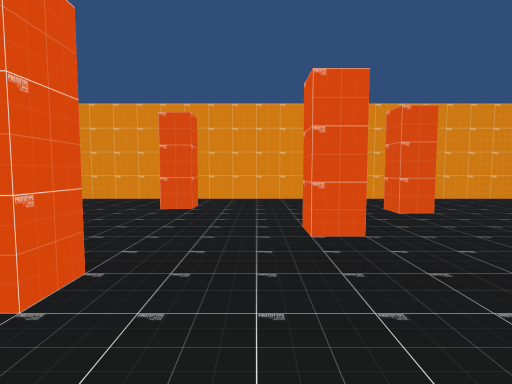
[1] (above)

13 first-person views from a walk through a scene from a Unity 3-D project. The camera is 1.2 m above the floor, tilts 4° down and sees 80° across. The floor is counted in squares, 2 m on a side. Each view is taken from the middle of a square. On the plan, view 1 faces up. The plan holds only what a view shows up to about 9 squares ahead; the rest is blank. Some animated figures are left out.

[2]
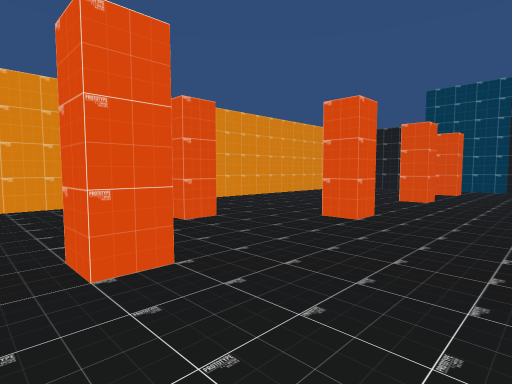

[3]
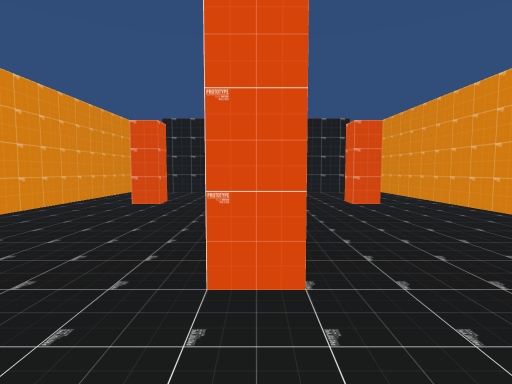

[4]
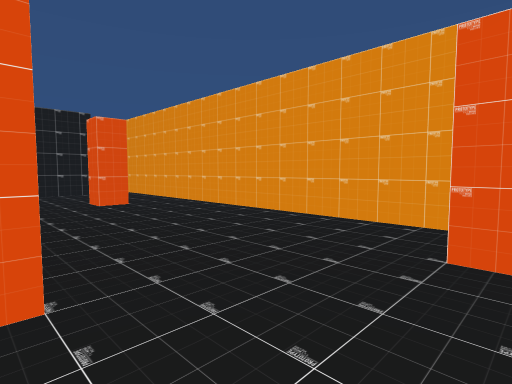

[5]
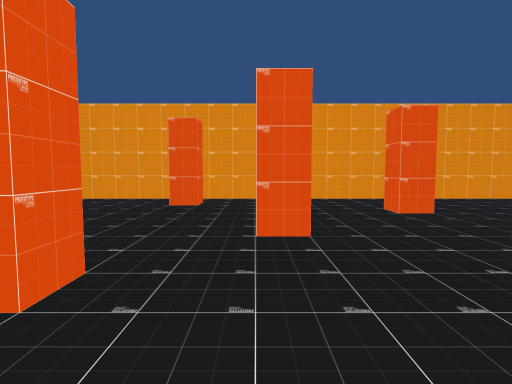

[6]
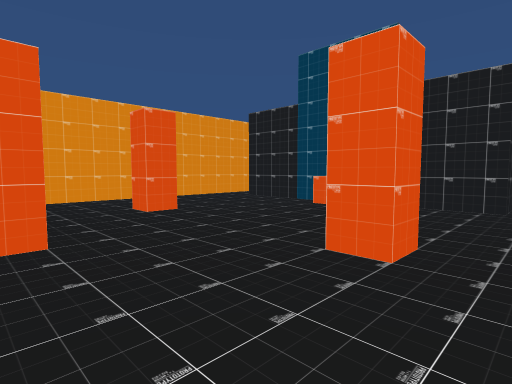

[7]
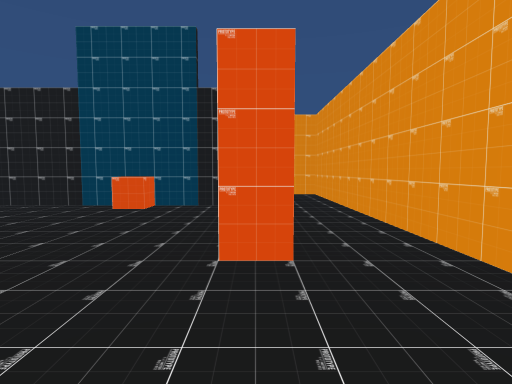

[8]
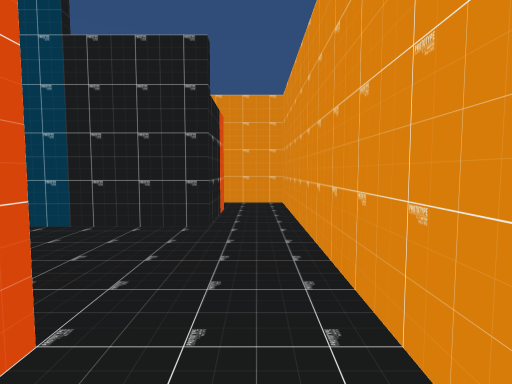

[9]
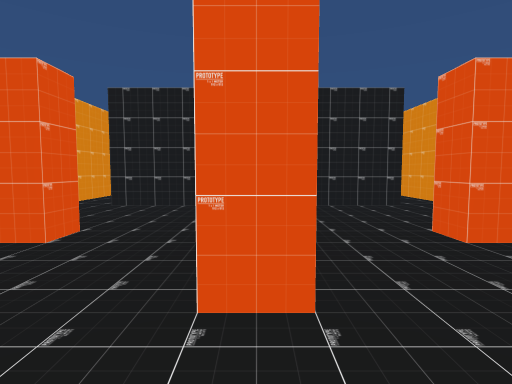

[10]
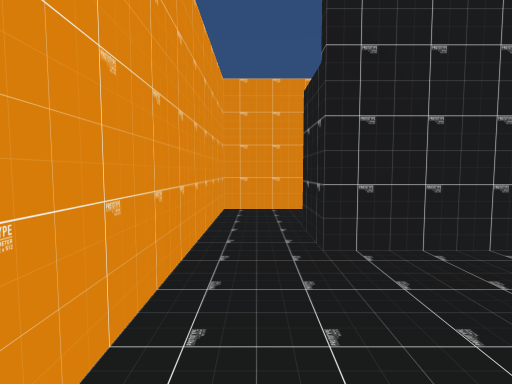

[11]
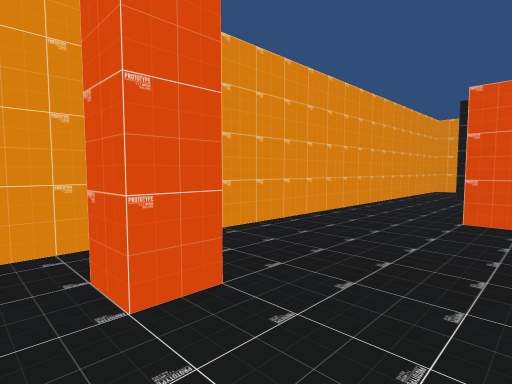

[12]
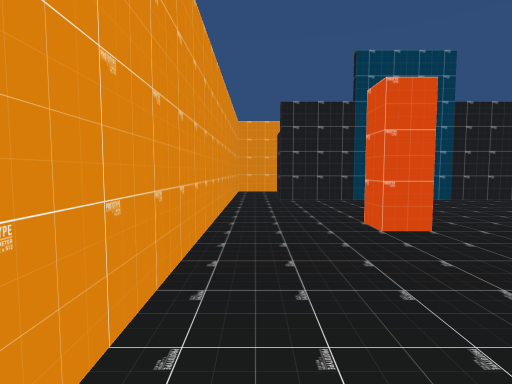

[13]
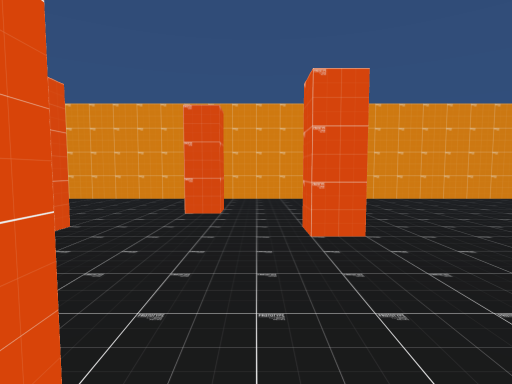

### Floor plan
Points are (right, up) in squares from view 1. A wall is a line through its corners. A room is listed if a view was taken in it or the views show most of it. See-through windows are left out.
Room 1 (views 1, 2, 3, 4, 5, 6, 7, 8, 9, 10, 11, 12, 13)
walls: (4.1, 2.7) (3.5, 2.7) (3.5, 3.2); (2.5, 4.8) (2.5, 4.2) (2, 4.2) (2, 4.8); (1.1, 2.7) (0.5, 2.7) (0.5, 3.3) (1, 3.3); (2, 0.2) (2, 0.8) (2.5, 0.8) (2.5, 0.2); (6.8, 2.7) (6.3, 2.7) (6.3, 3.2); (-1.6, 1.8) (-1, 1.8) (-1, 1.3) (-1.5, 1.3); (7.5, 0.6) (7.5, 1.2) (8, 1.2); (-1.6, 5.3) (-1, 5.3) (-1, 4.7) (-1.5, 4.7); (8, 4.7) (7.5, 4.7) (7.5, 5.2); (9.4, 6.5) (-3.6, 6.5); (-3.5, -0.5) (12.7, -0.5) (12.7, 0.6); (10.2, 0.4) (10.2, 5.5); (-4.3, 5.6) (-4.3, 0.5)
low walls: (-3.8, 3.3) (-3.8, 2.8)
ways out: opening at (-4, 0); opening at (-4, 6); opening at (10, 6); gap at (11.5, 1)

Positions as (right, up) in squares from view 1, and headings:
1: (0, 0), facing up
2: (0, 1), facing up-right
3: (2, 3), facing right
4: (2, 3), facing down-right
5: (1, 6), facing down
6: (1, 6), facing down-left
7: (1, 5), facing left
8: (7, 0), facing right
9: (5, 3), facing right
10: (8, 6), facing right
11: (3, 2), facing down-left
12: (2, 0), facing left
13: (3, 0), facing up
